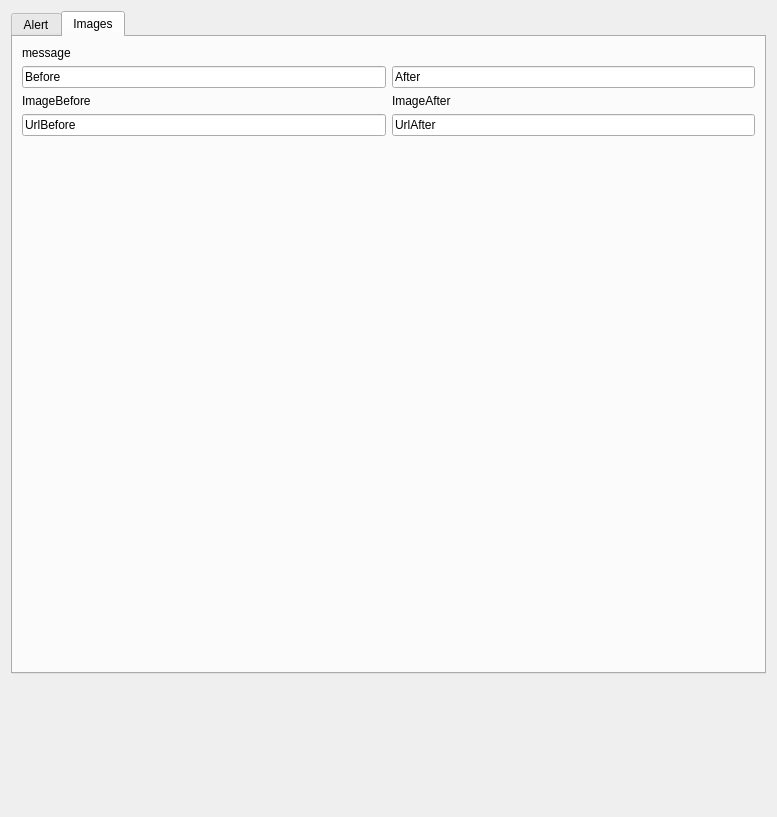
<?xml version="1.0" encoding="UTF-8"?>
<ui version="4.0">
 <class>Dialog</class>
 <widget class="QDialog" name="Dialog">
  <property name="geometry">
   <rect>
    <x>0</x>
    <y>0</y>
    <width>777</width>
    <height>817</height>
   </rect>
  </property>
  <property name="sizePolicy">
   <sizepolicy hsizetype="Preferred" vsizetype="Preferred">
    <horstretch>0</horstretch>
    <verstretch>0</verstretch>
   </sizepolicy>
  </property>
  <property name="minimumSize">
   <size>
    <width>760</width>
    <height>675</height>
   </size>
  </property>
  <property name="windowTitle">
   <string>Item</string>
  </property>
  <layout class="QVBoxLayout" name="verticalLayout_3">
   <item>
    <widget class="QTabWidget" name="tabAlert">
     <property name="sizePolicy">
      <sizepolicy hsizetype="Preferred" vsizetype="Preferred">
       <horstretch>0</horstretch>
       <verstretch>0</verstretch>
      </sizepolicy>
     </property>
     <property name="minimumSize">
      <size>
       <width>748</width>
       <height>663</height>
      </size>
     </property>
     <property name="currentIndex">
      <number>1</number>
     </property>
     <widget class="QWidget" name="tabItem">
      <attribute name="title">
       <string>Alert</string>
      </attribute>
      <layout class="QVBoxLayout" name="verticalLayout">
       <item>
        <widget class="QLineEdit" name="leAlert">
         <property name="enabled">
          <bool>true</bool>
         </property>
         <property name="text">
          <string>Alert</string>
         </property>
         <property name="readOnly">
          <bool>true</bool>
         </property>
        </widget>
       </item>
       <item>
        <widget class="QLineEdit" name="leSource">
         <property name="text">
          <string>Source</string>
         </property>
         <property name="readOnly">
          <bool>true</bool>
         </property>
        </widget>
       </item>
       <item>
        <widget class="QLineEdit" name="leCar">
         <property name="text">
          <string>Car</string>
         </property>
         <property name="readOnly">
          <bool>true</bool>
         </property>
        </widget>
       </item>
       <item>
        <widget class="QLabel" name="label">
         <property name="text">
          <string>Double-click on the CAR id to view its Report</string>
         </property>
        </widget>
       </item>
       <item>
        <widget class="QListView" name="leCarList"/>
       </item>
       <item>
        <spacer name="verticalSpacer_2">
         <property name="orientation">
          <enum>Qt::Vertical</enum>
         </property>
         <property name="sizeHint" stdset="0">
          <size>
           <width>20</width>
           <height>40</height>
          </size>
         </property>
        </spacer>
       </item>
      </layout>
     </widget>
     <widget class="QWidget" name="tabImages">
      <attribute name="title">
       <string>Images</string>
      </attribute>
      <layout class="QVBoxLayout" name="layoutMetadata">
       <item>
        <widget class="QLabel" name="lblMessage">
         <property name="text">
          <string>message</string>
         </property>
        </widget>
       </item>
       <item>
        <layout class="QHBoxLayout" name="horizontalLayout">
         <item>
          <layout class="QVBoxLayout" name="verticalLayout_2">
           <item>
            <widget class="QLineEdit" name="leBefore">
             <property name="text">
              <string>Before</string>
             </property>
             <property name="readOnly">
              <bool>true</bool>
             </property>
            </widget>
           </item>
           <item>
            <widget class="QLabel" name="lblImageBefore">
             <property name="text">
              <string>ImageBefore</string>
             </property>
            </widget>
           </item>
           <item>
            <widget class="QLineEdit" name="leUrlBefore">
             <property name="text">
              <string>UrlBefore</string>
             </property>
             <property name="readOnly">
              <bool>true</bool>
             </property>
            </widget>
           </item>
          </layout>
         </item>
         <item>
          <layout class="QVBoxLayout" name="verticalLayout_4">
           <item>
            <widget class="QLineEdit" name="leAfter">
             <property name="text">
              <string>After</string>
             </property>
             <property name="readOnly">
              <bool>true</bool>
             </property>
            </widget>
           </item>
           <item>
            <widget class="QLabel" name="lblImageAfter">
             <property name="text">
              <string>ImageAfter</string>
             </property>
            </widget>
           </item>
           <item>
            <widget class="QLineEdit" name="leUrlAfter">
             <property name="text">
              <string>UrlAfter</string>
             </property>
             <property name="readOnly">
              <bool>true</bool>
             </property>
            </widget>
           </item>
          </layout>
         </item>
        </layout>
       </item>
       <item>
        <spacer name="verticalSpacer">
         <property name="orientation">
          <enum>Qt::Vertical</enum>
         </property>
         <property name="sizeHint" stdset="0">
          <size>
           <width>20</width>
           <height>40</height>
          </size>
         </property>
        </spacer>
       </item>
      </layout>
     </widget>
    </widget>
   </item>
   <item>
    <spacer name="verticalSpacer_3">
     <property name="orientation">
      <enum>Qt::Vertical</enum>
     </property>
     <property name="sizeHint" stdset="0">
      <size>
       <width>20</width>
       <height>40</height>
      </size>
     </property>
    </spacer>
   </item>
  </layout>
 </widget>
 <resources/>
 <connections/>
</ui>
